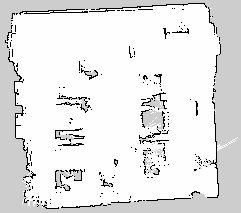
%> input picture images/mymapC304.pgm, 241 x 213 px
$ octave main3.m   (GNU Octave 9; MATLAB toolbox functions it lacks are replaced by stand-ins)
%> lines starting %> are read from the running program, lines starting %| are printed output that depends on the picture; in (x1, y1, x2, y2) boxes, pixels count from 0 and x2, y2 are one past the last pixel; in counts of white or black regions, pixels touching at a corner belong together; the program's own positions count from 1
clear all; clc;
%% Load image map
mymap = imread('./images/mymapC304.pgm');
%> mymap is the input picture: size 213x241 uint8; min 0, max 254, mean 230
mymap = imresize(mymap, 5);
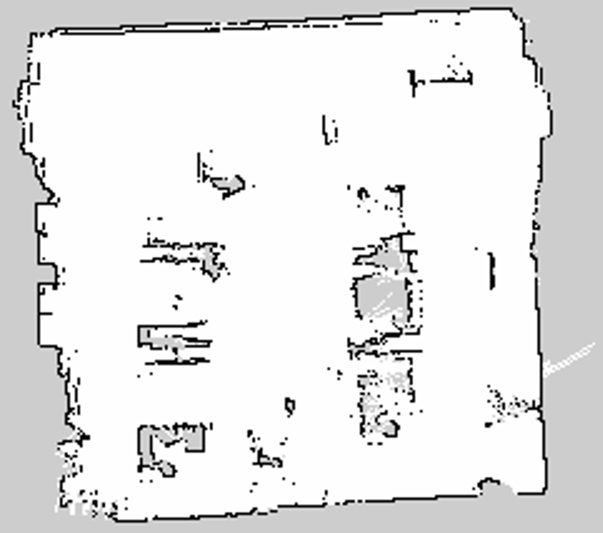
%> mymap: size 1065x1205 uint8 (shown at 1/2 size); min 0, max 255, mean 229.7
mymapSize = size(mymap);
%> mymapSize = [1065 1205]
limitMymapX = mymapSize(1,2);
%> limitMymapX = 1205
limitMymapY = mymapSize(1,1);
%> limitMymapY = 1065
figure('Name','Load Map');

% [6 lines of commented-out code are left out]

%% Crop image to fit map
expandZone = 20;

for i=1:limitMymapY
    for j=1:limitMymapX
        if(mymap(i,j)==0)
            limitBot = i+expandZone;
            if (limitBot>limitMymapY)
                limitBot = limitMymapY;
            end
            break;
        end
    end
end
%> after the loop, limitBot = 1063
for i=limitMymapY:-1:1
    for j=1:limitMymapX
        if(mymap(i,j)==0)
            limitTop = i-expandZone;
            if (limitTop<=0)
                limitTop = 1;
            end
            break;
        end
    end
end
%> after the loop, limitTop = 1
for i=1:limitMymapX
    for j=1:limitMymapY
        if(mymap(j,i)==0)
            limitRight = i+expandZone;
            if (limitRight>limitMymapX)
                limitRight = limitMymapX;
            end
            break;
        end
    end
end
%> after the loop, limitRight = 1124
for i=limitMymapX:-1:1
    for j=1:limitMymapY
        if(mymap(j,i)==0)
            limitLeft = i-expandZone;
            if (limitLeft<=0)
                limitLeft = 1;
            end
            break;
        end
    end
end
%> after the loop, limitLeft = 8

imageCropped = mymap(limitTop:limitBot,limitLeft:limitRight);
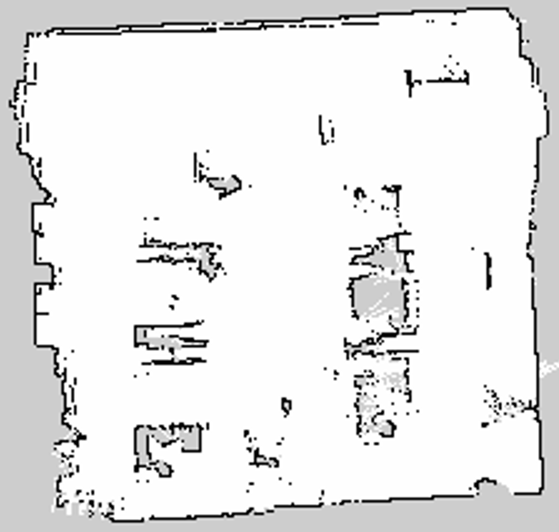
%> imageCropped: size 1063x1117 uint8 (shown at 1/2 size); min 0, max 255, mean 231.7
% [7 lines of commented-out code are left out]

%% Convert image to binary occupancy map
imageBW = imageCropped < 100;
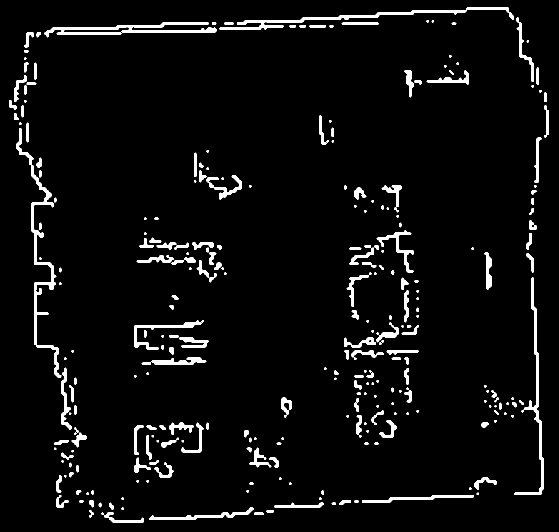
%> imageBW: size 1063x1117 logical (shown at 1/2 size); 4.4% white; 284 white regions (36 under 20 px), largest, box (x1, y1, x2, y2) and area: (33, 256, 123, 755) 4230, (439, 15, 1028, 60) 3705, (89, 45, 433, 75) 3490
%> (the run ends here)
